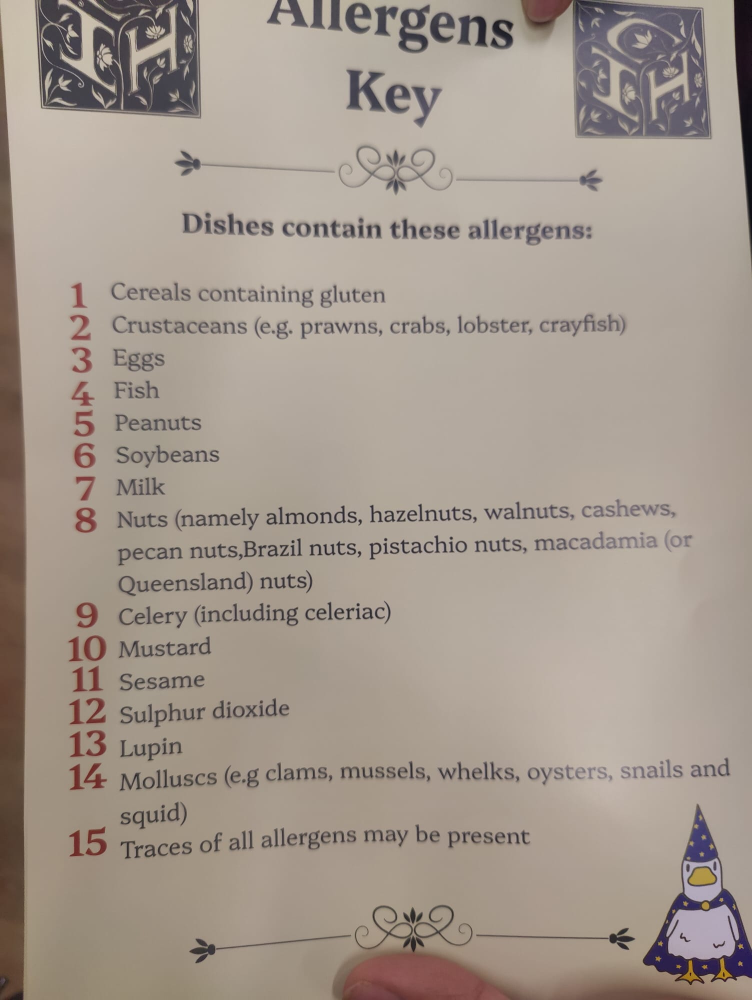
#> input picture menu.jpg/PHOTO-2026-01-31-18-56-12 (1).jpg, 1504 x 2000 px (shown at 1/2 size); its folder holds only this picture in this run
$ python run_ocr_folder.py
#> lines starting #> are read from the running program, lines starting #| are printed output that depends on the picture
import sys
from pathlib import Path
from typing import List, Dict
from PIL import Image, ImageOps
import pytesseract
from pytesseract import TesseractNotFoundError

IMAGE_EXTS = {".jpg", ".jpeg", ".png", ".webp"}

def ocr_single_image(image_path: Path, psm: int = 6) -> str:
#> called with psm = 6
    img = Image.open(image_path)
#> img is the input picture: PIL image 1504x2000 RGB; mean R, G, B 163.4, 151.8, 141.4
    img = ImageOps.exif_transpose(img)
    img = img.convert("L")
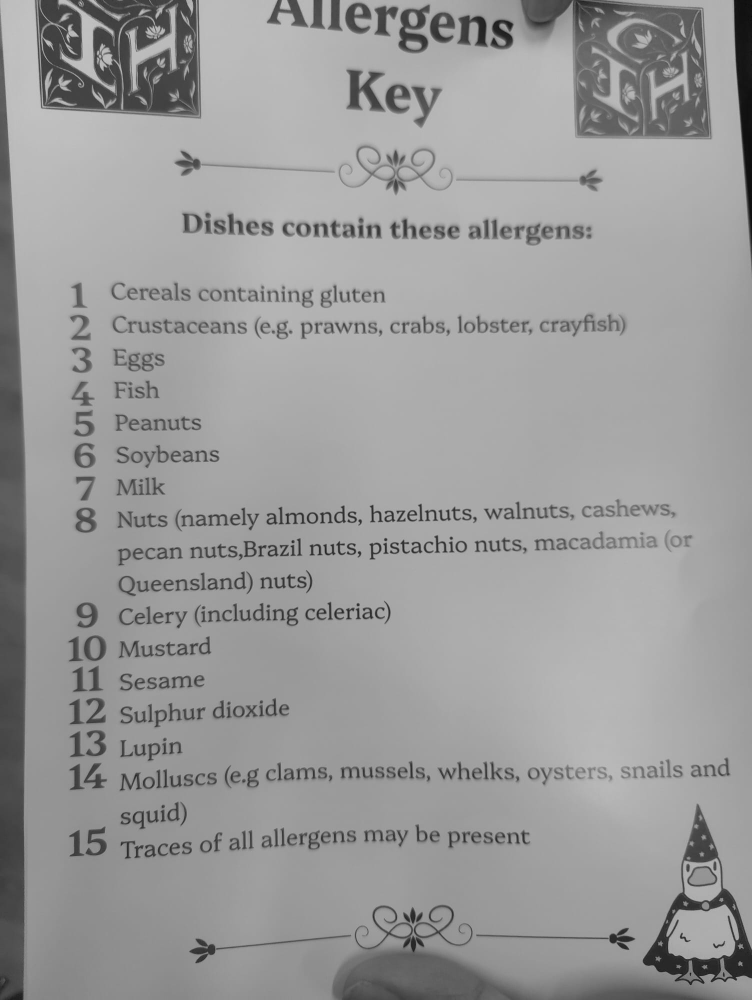
#> img: PIL image 1504x2000 L (shown at 1/2 size); min 9, max 205, mean 154.2
    img = ImageOps.autocontrast(img)
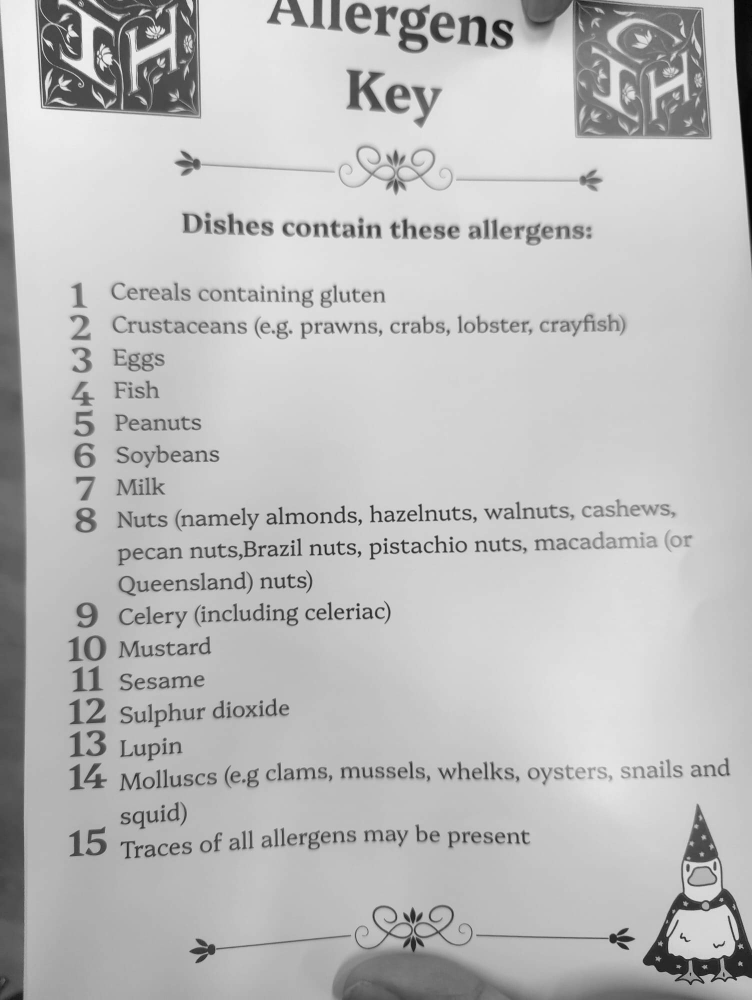
#> img: PIL image 1504x2000 L (shown at 1/2 size); min 0, max 255, mean 188.3
    img = img.resize((img.width * 2, img.height * 2))
#> img: PIL image 3008x4000 L

    try:
        return pytesseract.image_to_string(img, lang="eng", config=f"--psm {psm}")
    except TesseractNotFoundError:
        print("\n❌ ERROR: Tesseract OCR is not installed!")
        print("\nPlease install Tesseract:")
        print("  Ubuntu/Debian: sudo apt-get install tesseract-ocr")
        print("  macOS:         brew install tesseract")
        print("  Fedora/RHEL:   sudo dnf install tesseract")
        print("\nThen verify with: tesseract --version")
        raise

def process_menu_images(folder_path: str = "menu.jpg", output_dir: str = "outputs") -> Dict[str, any]:
    """
    Process all images in a folder using OCR.

    Args:
        folder_path: Path to folder containing menu images (default: "menu.jpg")
        output_dir: Directory to save OCR output text files (default: "outputs")

    Returns:
        Dictionary containing:
            - "processed_files": List of processed image filenames
            - "output_files": List of output text file paths
            - "output_dir": Path to output directory
    """
    folder = Path(folder_path)

    print("Working directory:", Path.cwd())
    print("Scanning folder:", folder.resolve())

    if not folder.exists() or not folder.is_dir():
        raise FileNotFoundError(f"Folder not found: {folder.resolve()}")

    images = [p for p in folder.iterdir() if p.is_file() and p.suffix.lower() in IMAGE_EXTS]
    print(f"Found {len(images)} image(s)")

    if not images:
        raise FileNotFoundError("No images found. Put .jpg/.png files into the folder above.")

    out_dir = Path(output_dir)
    out_dir.mkdir(exist_ok=True)

    processed_files = []
    output_files = []

    for img_path in sorted(images):
        print(f"\nOCRing: {img_path.name}")
        text = ocr_single_image(img_path, psm=6)
        out_path = out_dir / f"{img_path.stem}.txt"
        out_path.write_text(text, encoding="utf-8")
        print(f"Wrote: {out_path.resolve()}")

        processed_files.append(img_path.name)
        output_files.append(str(out_path.resolve()))

    print("\n✅ Done.")

    return {
        "processed_files": processed_files,
        "output_files": output_files,
        "output_dir": str(out_dir.resolve())
    }


def main():
    """Command-line entry point."""
    # Accept optional folder path as first argument
    if len(sys.argv) > 1 and not sys.argv[1].startswith("-"):
        folder = sys.argv[1]
    else:
        folder = "menu.jpg"

    process_menu_images(folder)
#> (the call stopped at in ocr_single_image, `return pytesseract.image_to_string(img, lang="eng", config=f"--psm {ps..`: pytesseract is not available in this run)


if __name__ == "__main__":
    main()
